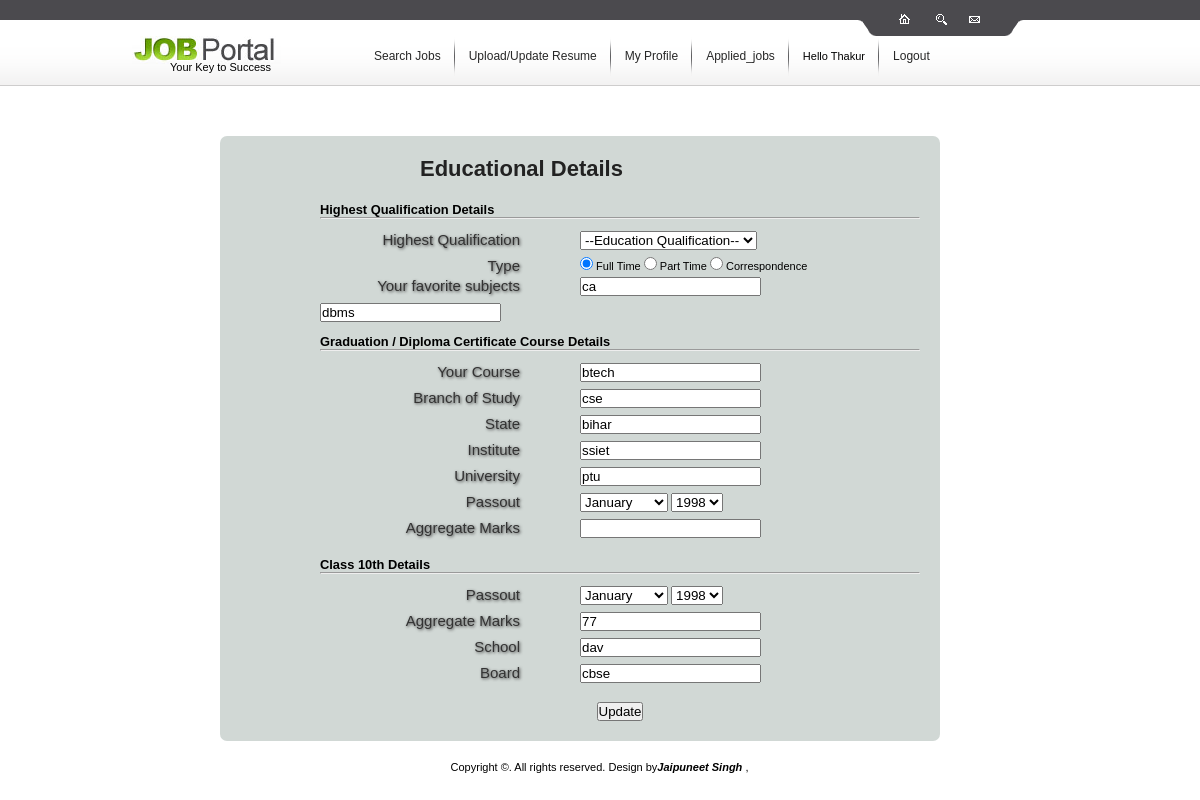
/edit_edu_detail.php (signed in), run on the app's committed database.
### tables this page shows
CREATE TABLE IF NOT EXISTS `edu_detail` (
  `stu_id` int(100) NOT NULL,
  `high_qual` varchar(100) NOT NULL,
  `type` varchar(10) NOT NULL,
  `fav_subjects` varchar(100) NOT NULL,
  `course` varchar(100) NOT NULL,
  `branch` varchar(100) NOT NULL,
  `state` varchar(20) NOT NULL,
  `institute` varchar(100) NOT NULL,
  `university` varchar(100) NOT NULL,
  `passout` varchar(100) NOT NULL,
  `marks` varchar(100) NOT NULL,
  `passout_10` varchar(100) NOT NULL,
  `marks_10` varchar(100) NOT NULL,
  `school_10` varchar(100) NOT NULL,
  `board` varchar(100) NOT NULL,
  PRIMARY KEY (`stu_id`)
);

### edit_edu_detail.php (the view, shortened to what this page needs)
<?php
include('meta.php');
include('stu_header.php');
$stu_id=$_SESSION['user_id'];
$res=mysql_query("select * from edu_detail where stu_id='$stu_id'");
$row=mysql_fetch_row($res);
$fav1=explode(',',$row[3]);
?>
<!DOCTYPE html PUBLIC "-//W3C//DTD XHTML 1.0 Transitional//EN" "http://www.w3.org/TR/xhtml1/DTD/xhtml1-transitional.dtd">
<html xmlns="http://www.w3.org/1999/xhtml">
<head>
</head>
<body>
<div class="infoform">
<h1>Educational Details</h1>
<form name="form1" method="post" action="">
  <h3>Highest Qualification Details</h3><hr /><br />
  <p>
    <label for="quali">Highest Qualification</label>
    <select name="quali" id="quali" class="field">
      <option value="">--Education Qualification--</option>
    </select>
  </p>
  <p>
  <label for="type">Type</label>
      <input type="radio" name="type" value="Full Time" id="type_0" class="field" <?php if($row[2]=='Full Time') echo "checked"; ?> >
      Full Time
      <input type="radio" name="type" value="Part Time" id="type_1" <?php if($row[2]=='Part Time') echo "checked"; ?> >
      Part Time
      <input type="radio" name="type" value="Correspondence" id="type_2" <?php if($row[2]=='Correspondence') echo "checked"; ?> >
    Correspondence</p>
  <p>
    <label for="fav_sub[]">Your favorite subjects</label>
    <input type="text" name="fav_sub[]" id="fav_sub[]" class="field" value="<?php echo $fav1[0];  ?>"/>
    <input type="text" name="fav_sub[]" id="fav_sub[]" value="<?php echo $fav1[1];  ?>" />
  </p>
  <br />
  <h3><strong>Graduation / Diploma Certificate Course Details</strong></h3>
  <hr /><br />
  <p>
    <label for="course">Your Course </label>
    <input type="text" name="course" id="course" class="field" value="<?php echo $row[4];  ?>" />
  </p>
  <p>
    <label for="branch">Branch of Study</label>
    <input type="text" name="branch" id="branch"class="field" value="<?php echo $row[5];  ?>" />
  </p>
  <p>
    <label for="state">State</label>
    <input type="text" name="state" id="state"class="field" value="<?php echo $row[6];  ?>" />
  </p>
  <p>
    <label for="institute">Institute</label>
    <input type="text" name="institute" id="institute"class="field" value="<?php echo $row[7];  ?>" />
  </p>
  <p>
    <label for="uni">University </label>
    <input type="text" name="uni" id="uni"class="field" value="<?php echo $row[8];  ?>" />
  </p>
  <p>
    <label for="passout">Passout</label>
    <select name="passout[]2" id="passout[]2" class="field">
      <option value="January">January</option>
    </select>
    <select name="passout[]" id="passout[]">
      <?php
	for($a=1998;$a<=2020;$a++)
	{
		echo "<option value=$a>$a</option>";
	}
	?>
    </select>
  </p>
  <p>
    <label for="marks">Aggregate Marks</label>
    <input type="text" name="marks2" id="marks2" class="field" value="<?php echo $row[10];  ?>" />
  </p>
<br />
<h3>Class 10th Details</h3>
  <hr />
  <p>&nbsp;</p>
  <p>
    <label for="passout">Passout</label>
    <select name="passout2[]" id="passout2[]" class="field">
      <option value="January">January</option>
    </select>
    <select name="passout2[]" id="passout2[]">
      <?php
	for($a=1998;$a<=2020;$a++)
	{
		echo "<option value=$a>$a</option>";
	}
	?>
    </select>
    </p>
  <p>
    <label for="marks">Aggregate Marks</label>
    <input type="text" name="marks" id="marks" class="field" value="<?php echo $row[12];  ?>" />
  </p>
  <p>
    <label for="school">School</label>
    <input type="text" name="school" id="school" class="field" value="<?php echo $row[13];  ?>" />
  </p>
  <p>
    <label for="board">Board</label>
    <input type="text" name="board" id="board" class="field" value="<?php echo $row[14];  ?>" />
  </p>
  <br />
  <p align="center">
    <input type="submit" name="sub" id="sub" value="Update" />
  </p>
</form>
</div>
</body>
</html>
<?php
include('footer.php');
?>

### style.css (style rules this page uses)
* { margin:0px; padding:0px; }
html { width:100%; background-image:url(images/bg.gif); background-position:top left; background-repeat:repeat-x; }
body { width:1000px; margin:0 auto; font-family:Arial, Helvetica, sans-serif; font-size:11px; }
.infoform { padding:20px; padding-left:100px; margin-left:120px; width:600px; background:#D1D8D5; overflow:auto; border-radius:7px; -moz-border-radius:7px; -webkit-border-radius:7px; }
.infoform label { display:bloack; float:left; margin-right=10px; text-align:right; width:200px; line=height:25px; font-size:15px; color:#333; text-shadow:1px 1px 3px #444; }
.infoform .field { margin-left:60px; margin-bottom:7px; }
.infoform h1 { margin-left:100px; margin-bottom:20px; color:#222; }

### data on the page
edu_detail: type "☑", fav_subjects "ca", fav_subjects "dbms", course "btech", branch "cse", state "bihar", institute "ssiet", uni "ptu", marks "77", school "dav", board "cbse"

### other printed values
$_SESSION['name'] "Thakur"
form field value "1998"
